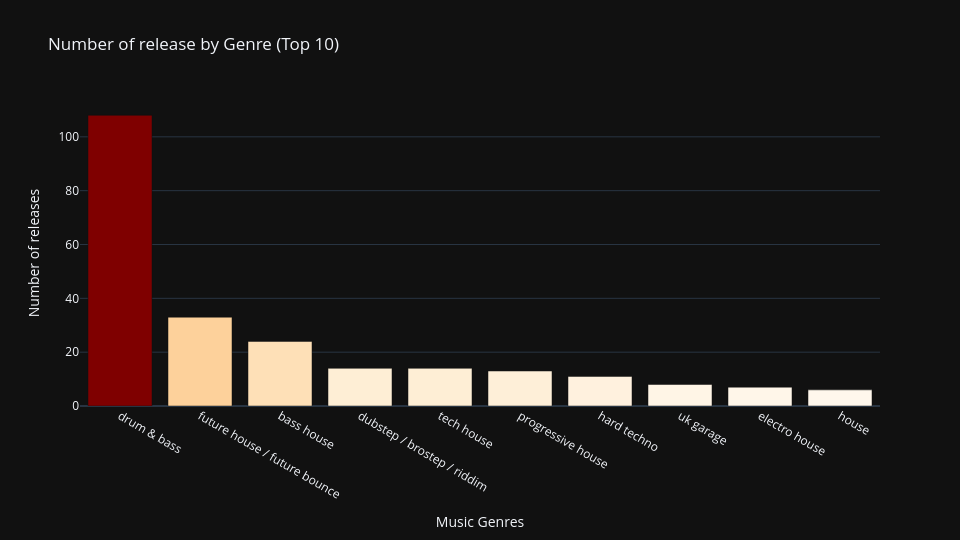

Notebook cell for this chart:
### Code cell
bar_genre_release = plot_bar(data_gen_count.head(10), 'genre', 'n_release', 'Number of release by Genre (Top 10)',
                             'Music Genres', 'Number of releases')
bar_genre_release.show()

### Figure 1 — Plotly figure (JSON) as saved in the notebook; plotly's stock layout.template omitted (floating-point values rounded to 4 significant figures)
{"data": [{"alignmentgroup": "True", "hovertemplate": "Music Genres=%{x}<br>Number of releases=%{marker.color}<extra></extra>", "legendgroup": "", "marker": {"color": [108, 33, 24, 14, 14, 13, 11, 8, 7, 6], "coloraxis": "coloraxis", "pattern": {"shape": ""}}, "name": "", "offsetgroup": "", "orientation": "v", "showlegend": false, "textposition": "auto", "x": ["drum & bass", "future house / future bounce", "bass house", "dubstep / brostep / riddim", "tech house", "progressive house", "hard techno", "uk garage", "electro house", "house"], "xaxis": "x", "y": [108, 33, 24, 14, 14, 13, 11, 8, 7, 6], "yaxis": "y", "type": "bar"}], "layout": {"xaxis": {"anchor": "y", "domain": [0.0, 1.0], "title": {"text": "Music Genres"}, "categoryorder": "total descending"}, "yaxis": {"anchor": "x", "domain": [0.0, 1.0], "title": {"text": "Number of releases"}}, "coloraxis": {"colorbar": {"title": {"text": "Number of releases"}}, "colorscale": [[0.0, "rgb(255,247,236)"], [0.125, "rgb(254,232,200)"], [0.25, "rgb(253,212,158)"], [0.375, "rgb(253,187,132)"], [0.5, "rgb(252,141,89)"], [0.625, "rgb(239,101,72)"], [0.75, "rgb(215,48,31)"], [0.875, "rgb(179,0,0)"], [1.0, "rgb(127,0,0)"]], "showscale": false}, "legend": {"tracegroupgap": 0}, "title": {"text": "Number of release by Genre (Top 10)"}, "barmode": "relative", "height": 540, "width": 960}}
